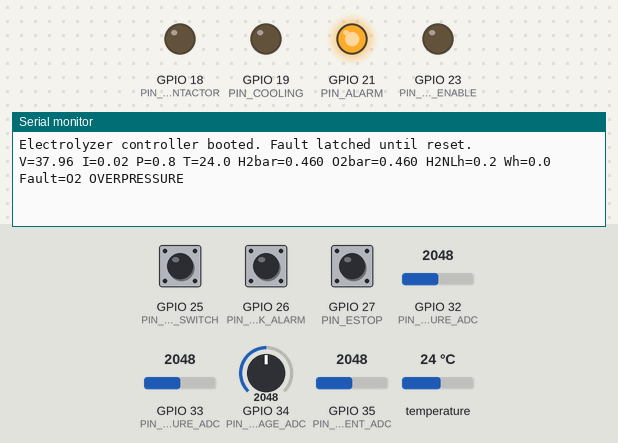
This sketch was run on a simulated ESP32. On the bench: output pins drawn as LEDs (lit = HIGH), the last lines printed to the serial monitor. The inputs (shaded band) are chosen by the test bench; at power-on: GPIO 35 (PIN_STACK_CURRENT_ADC) = 2048, GPIO 34 (PIN_STACK_VOLTAGE_ADC) = 2048, GPIO 25 (PIN_LOW_WATER_SWITCH) HIGH, GPIO 26 (PIN_H2_LEAK_ALARM) HIGH, GPIO 27 (PIN_ESTOP) HIGH, GPIO 32 (PIN_H2_PRESSURE_ADC) = 2048, GPIO 33 (PIN_O2_PRESSURE_ADC) = 2048, temperature 24 °C (analog values on the 0–4095 scale). WiFi joins after 1.5 s; servers stay silent unless stated.

Above: at 2.7 s.
2.8 s: GPIO 35 (PIN_STACK_CURRENT_ADC) set to 2348
At 4.1 s:
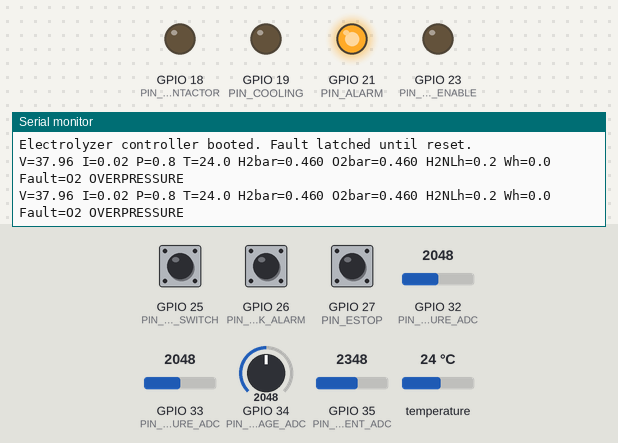
4.3 s: GPIO 35 (PIN_STACK_CURRENT_ADC) set to 2451
At 6.1 s:
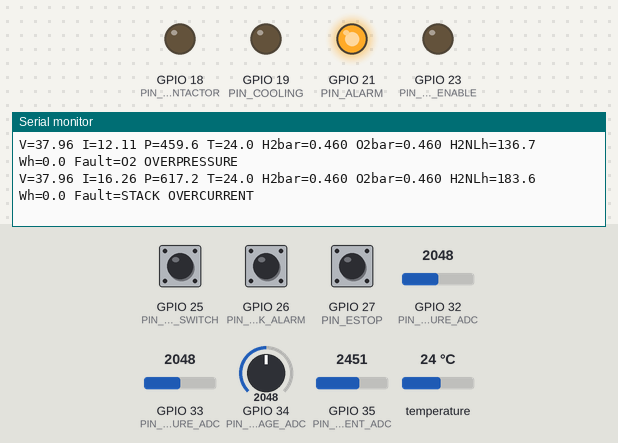
7.7 s: GPIO 34 (PIN_STACK_VOLTAGE_ADC) set to 2948
At 9.0 s:
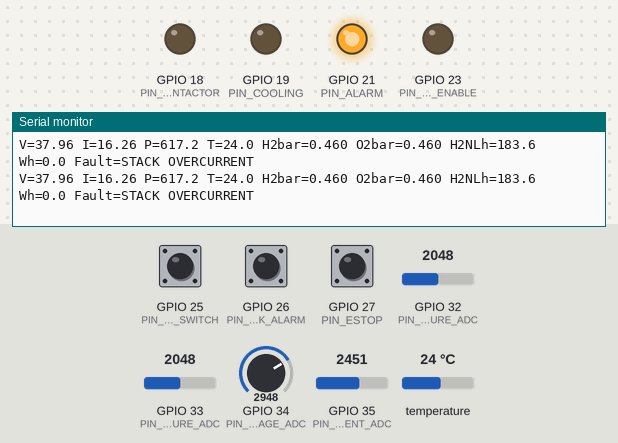
9.2 s: GPIO 34 (PIN_STACK_VOLTAGE_ADC) set to 3048
At 11.1 s:
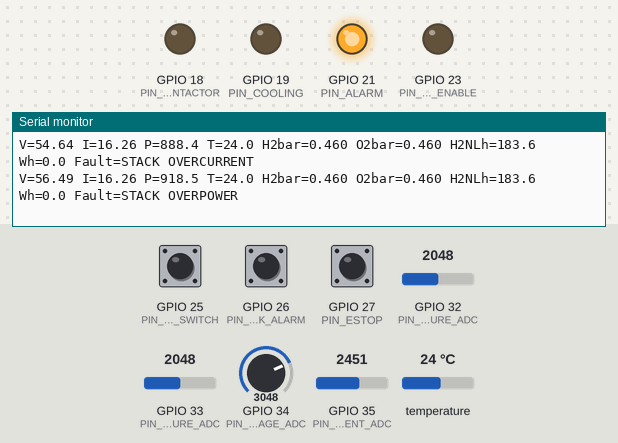

Measured:
- the behaviour switches between 2419 and 2420 on GPIO 35 (PIN_STACK_CURRENT_ADC) (found by bisection; images 1 and 2)
- the behaviour switches between 2986 and 2987 on GPIO 34 (PIN_STACK_VOLTAGE_ADC) (found by bisection; images 3 and 4)
- after the input at 4.3 s, the serial monitor: prints a new line after 0.98 s (image 2)
- after the input at 9.2 s, the serial monitor: prints a new line after 1.1 s (image 4)

The sketch:

esp32_electrolyzer_controller.ino
```cpp
/*
  ESP32 Electrolyzer Safety Controller

  Target system:
  - Low-pressure alkaline electrolyzer
  - 30-cell stack, nominal 45-66 V DC
  - Separate H2 and O2 gas paths
  - DC contactor drops stack power on any critical fault

  Safety note:
  This firmware is not a certified safety system. Use independent hardware
  interlocks for overpressure, overtemperature, and emergency stop wherever
  possible. Test all shutdown paths before connecting the electrolyzer stack.
*/

#include <Arduino.h>
#include <OneWire.h>
#include <DallasTemperature.h>
#include <WiFi.h>
#include <WebServer.h>

// ------------------------- User configuration -------------------------

#define ENABLE_WIFI_DASHBOARD 1

const char *WIFI_SSID = "CHANGE_ME";
const char *WIFI_PASSWORD = "CHANGE_ME";

// Stack model used for gas production estimate.
const float FARADAY_C_PER_MOL = 96485.0f;
const float FARADAIC_EFFICIENCY = 0.90f;
const int CELL_COUNT = 30;

// Electrical trip limits.
const float STACK_VOLTAGE_MAX_V = 66.0f;
const float STACK_VOLTAGE_MIN_RUNNING_V = 35.0f;
const float STACK_CURRENT_MAX_A = 15.0f;
const float STACK_POWER_MAX_W = 900.0f;

// Pressure limits. Keep DIY prototype near atmospheric pressure.
const float PRESSURE_WARN_BAR = 0.15f;
const float PRESSURE_TRIP_BAR = 0.20f;

// Temperature limits.
const float TEMP_FAN_ON_C = 60.0f;
const float TEMP_WARN_C = 70.0f;
const float TEMP_TRIP_C = 78.0f;

// Sensor fault limits.
const float SENSOR_MIN_VALID_V = 0.05f;
const float SENSOR_MAX_VALID_V = 3.25f;

// ADC calibration. Update these after real calibration.
const float ADC_REF_V = 3.30f;
const int ADC_MAX_COUNTS = 4095;

// Voltage divider: stack+ -> R_TOP -> ADC -> R_BOTTOM -> stack-.
// Example: 330k top and 15k bottom gives ratio 23.0.
const float STACK_VOLTAGE_DIVIDER_RATIO = 23.0f;

// ACS758 style current sensor calibration. Update to match exact module.
// Many Hall sensors are centered around Vcc/2 at zero current.
const float CURRENT_SENSOR_ZERO_V = 1.65f;
const float CURRENT_SENSOR_V_PER_A = 0.020f; // example 20 mV/A

// 0-1 bar, 0.5-4.5 V industrial sensor through divider or direct 3.3 V module.
// If using 0.5-4.5 V sensors, scale externally to ESP32-safe voltage first.
const float PRESSURE_SENSOR_ZERO_V = 0.50f;
const float PRESSURE_SENSOR_FULL_SCALE_V = 3.00f;
const float PRESSURE_SENSOR_FULL_SCALE_BAR = 1.00f;

// ------------------------------ Pin map -------------------------------

const int PIN_STACK_VOLTAGE_ADC = 34;
const int PIN_STACK_CURRENT_ADC = 35;
const int PIN_H2_PRESSURE_ADC = 32;
const int PIN_O2_PRESSURE_ADC = 33;
const int PIN_ONEWIRE_TEMP = 4;

const int PIN_LOW_WATER_SWITCH = 25; // active LOW
const int PIN_H2_LEAK_ALARM = 26;    // active LOW from detector relay
const int PIN_ESTOP = 27;            // active LOW, NC emergency stop chain

const int PIN_CONTACTOR = 18;        // HIGH energizes contactor driver
const int PIN_COOLING = 19;          // HIGH turns pump/fan on
const int PIN_ALARM = 21;            // HIGH turns buzzer/beacon on
const int PIN_PSU_ENABLE = 23;       // optional HIGH enables PSU/PWM driver

// ---------------------------- Global state ----------------------------

OneWire oneWire(PIN_ONEWIRE_TEMP);
DallasTemperature tempSensors(&oneWire);
WebServer server(80);

struct Measurements {
  float stackVoltageV = 0.0f;
  float stackCurrentA = 0.0f;
  float stackPowerW = 0.0f;
  float h2PressureBar = 0.0f;
  float o2PressureBar = 0.0f;
  float temperatureC = 0.0f;
  bool lowWater = false;
  bool h2Leak = false;
  bool eStop = false;
};

Measurements m;

bool contactorEnabled = false;
bool latchedFault = true; // Start safe. User must clear after boot checks.
String faultText = "BOOT: waiting for manual reset";

unsigned long lastSampleMs = 0;
unsigned long lastEnergyMs = 0;
float energyWh = 0.0f;

// -------------------------- Utility functions -------------------------

float adcToVolts(int pin) {
  int raw = analogRead(pin);
  return ((float)raw * ADC_REF_V) / (float)ADC_MAX_COUNTS;
}

float readStackVoltage() {
  return adcToVolts(PIN_STACK_VOLTAGE_ADC) * STACK_VOLTAGE_DIVIDER_RATIO;
}

float readStackCurrent() {
  float v = adcToVolts(PIN_STACK_CURRENT_ADC);
  float amps = (v - CURRENT_SENSOR_ZERO_V) / CURRENT_SENSOR_V_PER_A;
  if (amps < 0.0f) amps = 0.0f;
  return amps;
}

float pressureFromSensorVoltage(float v) {
  float span = PRESSURE_SENSOR_FULL_SCALE_V - PRESSURE_SENSOR_ZERO_V;
  float bar = (v - PRESSURE_SENSOR_ZERO_V) * PRESSURE_SENSOR_FULL_SCALE_BAR / span;
  if (bar < 0.0f) bar = 0.0f;
  return bar;
}

float readPressureBar(int pin) {
  float v = adcToVolts(pin);
  return pressureFromSensorVoltage(v);
}

bool analogSensorLooksValid(int pin) {
  float v = adcToVolts(pin);
  return v >= SENSOR_MIN_VALID_V && v <= SENSOR_MAX_VALID_V;
}

void setOutputsSafe() {
  digitalWrite(PIN_CONTACTOR, LOW);
  digitalWrite(PIN_PSU_ENABLE, LOW);
  contactorEnabled = false;
}

void setAlarm(bool on) {
  digitalWrite(PIN_ALARM, on ? HIGH : LOW);
}

void latchFault(const String &reason) {
  latchedFault = true;
  faultText = reason;
  setOutputsSafe();
  setAlarm(true);
}

void clearFaultIfSafe() {
  // Manual reset is intentionally conservative. In production, use a physical
  // reset button and require all fault inputs to be healthy before clearing.
  if (!m.lowWater && !m.h2Leak && !m.eStop &&
      m.temperatureC < TEMP_WARN_C &&
      m.h2PressureBar < PRESSURE_WARN_BAR &&
      m.o2PressureBar < PRESSURE_WARN_BAR) {
    latchedFault = false;
    faultText = "OK";
    setAlarm(false);
  }
}

// ----------------------- Electrochemistry estimate --------------------

float estimateH2NLPerHour(float currentA) {
  // mol/s = eta * cells * I / (2F)
  float molPerSecond = FARADAIC_EFFICIENCY * (float)CELL_COUNT * currentA / (2.0f * FARADAY_C_PER_MOL);
  // 1 mol ideal gas ~= 22.414 normal liters.
  return molPerSecond * 22.414f * 3600.0f;
}

float estimateO2NLPerHour(float currentA) {
  return estimateH2NLPerHour(currentA) * 0.5f;
}

// ---------------------------- Measurements ----------------------------

void readMeasurements() {
  m.stackVoltageV = readStackVoltage();
  m.stackCurrentA = readStackCurrent();
  m.stackPowerW = m.stackVoltageV * m.stackCurrentA;
  m.h2PressureBar = readPressureBar(PIN_H2_PRESSURE_ADC);
  m.o2PressureBar = readPressureBar(PIN_O2_PRESSURE_ADC);

  tempSensors.requestTemperatures();
  m.temperatureC = tempSensors.getTempCByIndex(0);
  if (m.temperatureC < -50.0f || m.temperatureC > 125.0f) {
    m.temperatureC = 999.0f; // Force trip on invalid temperature reading.
  }

  m.lowWater = digitalRead(PIN_LOW_WATER_SWITCH) == LOW;
  m.h2Leak = digitalRead(PIN_H2_LEAK_ALARM) == LOW;
  m.eStop = digitalRead(PIN_ESTOP) == LOW;
}

void updateEnergyCounter() {
  unsigned long now = millis();
  if (lastEnergyMs == 0) {
    lastEnergyMs = now;
    return;
  }

  float hours = (float)(now - lastEnergyMs) / 3600000.0f;
  lastEnergyMs = now;

  if (contactorEnabled && !latchedFault) {
    energyWh += m.stackPowerW * hours;
  }
}

// ------------------------------ Faults --------------------------------

void evaluateFaults() {
  if (m.eStop) latchFault("EMERGENCY STOP ACTIVE");
  if (m.lowWater) latchFault("LOW WATER LEVEL");
  if (m.h2Leak) latchFault("HYDROGEN LEAK ALARM");

  if (!analogSensorLooksValid(PIN_H2_PRESSURE_ADC)) latchFault("H2 PRESSURE SENSOR FAULT");
  if (!analogSensorLooksValid(PIN_O2_PRESSURE_ADC)) latchFault("O2 PRESSURE SENSOR FAULT");
  if (!analogSensorLooksValid(PIN_STACK_CURRENT_ADC)) latchFault("CURRENT SENSOR FAULT");

  if (m.temperatureC >= TEMP_TRIP_C) latchFault("OVERTEMPERATURE");
  if (m.h2PressureBar >= PRESSURE_TRIP_BAR) latchFault("H2 OVERPRESSURE");
  if (m.o2PressureBar >= PRESSURE_TRIP_BAR) latchFault("O2 OVERPRESSURE");
  if (m.stackVoltageV > STACK_VOLTAGE_MAX_V) latchFault("STACK OVERVOLTAGE");
  if (m.stackCurrentA > STACK_CURRENT_MAX_A) latchFault("STACK OVERCURRENT");
  if (m.stackPowerW > STACK_POWER_MAX_W) latchFault("STACK OVERPOWER");

  if (contactorEnabled && m.stackCurrentA > 1.0f && m.stackVoltageV < STACK_VOLTAGE_MIN_RUNNING_V) {
    latchFault("LOW STACK VOLTAGE WHILE RUNNING");
  }
}

void updateControls() {
  bool coolingNeeded = m.temperatureC >= TEMP_FAN_ON_C;
  digitalWrite(PIN_COOLING, coolingNeeded ? HIGH : LOW);

  if (latchedFault) {
    setOutputsSafe();
    return;
  }

  digitalWrite(PIN_PSU_ENABLE, HIGH);
  digitalWrite(PIN_CONTACTOR, HIGH);
  contactorEnabled = true;
}

// ---------------------------- Dashboard -------------------------------

String htmlEscape(const String &s) {
  String out;
  for (size_t i = 0; i < s.length(); i++) {
    char c = s[i];
    if (c == '<') out += "&lt;";
    else if (c == '>') out += "&gt;";
    else if (c == '&') out += "&amp;";
    else out += c;
  }
  return out;
}

void handleRoot() {
  float h2 = estimateH2NLPerHour(m.stackCurrentA);
  float o2 = estimateO2NLPerHour(m.stackCurrentA);

  String page = "<!doctype html><html><head><meta name='viewport' content='width=device-width,initial-scale=1'>";
  page += "<meta http-equiv='refresh' content='3'>";
  page += "<title>Electrolyzer Controller</title>";
  page += "<style>body{font-family:Arial;margin:24px;max-width:760px}table{border-collapse:collapse;width:100%}td,th{border:1px solid #ccc;padding:8px}.fault{color:#b00020;font-weight:bold}.ok{color:#096b2e;font-weight:bold}</style>";
  page += "</head><body><h1>Electrolyzer Controller</h1>";
  page += latchedFault ? "<p class='fault'>FAULT: " + htmlEscape(faultText) + "</p>" : "<p class='ok'>Status: OK</p>";
  page += "<table><tr><th>Measurement</th><th>Value</th></tr>";
  page += "<tr><td>Stack voltage</td><td>" + String(m.stackVoltageV, 2) + " V</td></tr>";
  page += "<tr><td>Stack current</td><td>" + String(m.stackCurrentA, 2) + " A</td></tr>";
  page += "<tr><td>Stack power</td><td>" + String(m.stackPowerW, 1) + " W</td></tr>";
  page += "<tr><td>Energy</td><td>" + String(energyWh, 1) + " Wh</td></tr>";
  page += "<tr><td>Temperature</td><td>" + String(m.temperatureC, 1) + " C</td></tr>";
  page += "<tr><td>H2 pressure</td><td>" + String(m.h2PressureBar, 3) + " bar gauge</td></tr>";
  page += "<tr><td>O2 pressure</td><td>" + String(m.o2PressureBar, 3) + " bar gauge</td></tr>";
  page += "<tr><td>Estimated H2</td><td>" + String(h2, 1) + " NL/h</td></tr>";
  page += "<tr><td>Estimated O2</td><td>" + String(o2, 1) + " NL/h</td></tr>";
  page += "<tr><td>Low water</td><td>" + String(m.lowWater ? "YES" : "NO") + "</td></tr>";
  page += "<tr><td>H2 leak alarm</td><td>" + String(m.h2Leak ? "YES" : "NO") + "</td></tr>";
  page += "<tr><td>E-stop</td><td>" + String(m.eStop ? "ACTIVE" : "OK") + "</td></tr>";
  page += "</table>";
  page += "<p><a href='/reset'>Clear fault if safe</a></p>";
  page += "</body></html>";

  server.send(200, "text/html", page);
}

void handleReset() {
  clearFaultIfSafe();
  server.sendHeader("Location", "/");
  server.send(303);
}

void setupWifi() {
#if ENABLE_WIFI_DASHBOARD
  WiFi.mode(WIFI_STA);
  WiFi.begin(WIFI_SSID, WIFI_PASSWORD);

  unsigned long start = millis();
  while (WiFi.status() != WL_CONNECTED && millis() - start < 10000) {
    delay(250);
  }

  server.on("/", handleRoot);
  server.on("/reset", handleReset);
  server.begin();
#endif
}

// ------------------------------- Setup --------------------------------

void setup() {
  Serial.begin(115200);

  analogReadResolution(12);
  analogSetAttenuation(ADC_11db);

  pinMode(PIN_LOW_WATER_SWITCH, INPUT_PULLUP);
  pinMode(PIN_H2_LEAK_ALARM, INPUT_PULLUP);
  pinMode(PIN_ESTOP, INPUT_PULLUP);

  pinMode(PIN_CONTACTOR, OUTPUT);
  pinMode(PIN_COOLING, OUTPUT);
  pinMode(PIN_ALARM, OUTPUT);
  pinMode(PIN_PSU_ENABLE, OUTPUT);

  setOutputsSafe();
  setAlarm(true);

  tempSensors.begin();
  setupWifi();

  Serial.println("Electrolyzer controller booted. Fault latched until reset.");
}

// -------------------------------- Loop ---------------------------------

void loop() {
#if ENABLE_WIFI_DASHBOARD
  server.handleClient();
#endif

  unsigned long now = millis();
  if (now - lastSampleMs >= 1000) {
    lastSampleMs = now;

    readMeasurements();
    updateEnergyCounter();
    evaluateFaults();
    updateControls();

    Serial.print("V="); Serial.print(m.stackVoltageV, 2);
    Serial.print(" I="); Serial.print(m.stackCurrentA, 2);
    Serial.print(" P="); Serial.print(m.stackPowerW, 1);
    Serial.print(" T="); Serial.print(m.temperatureC, 1);
    Serial.print(" H2bar="); Serial.print(m.h2PressureBar, 3);
    Serial.print(" O2bar="); Serial.print(m.o2PressureBar, 3);
    Serial.print(" H2NLh="); Serial.print(estimateH2NLPerHour(m.stackCurrentA), 1);
    Serial.print(" Wh="); Serial.print(energyWh, 1);
    Serial.print(" Fault="); Serial.println(latchedFault ? faultText : "OK");
  }
}
```
